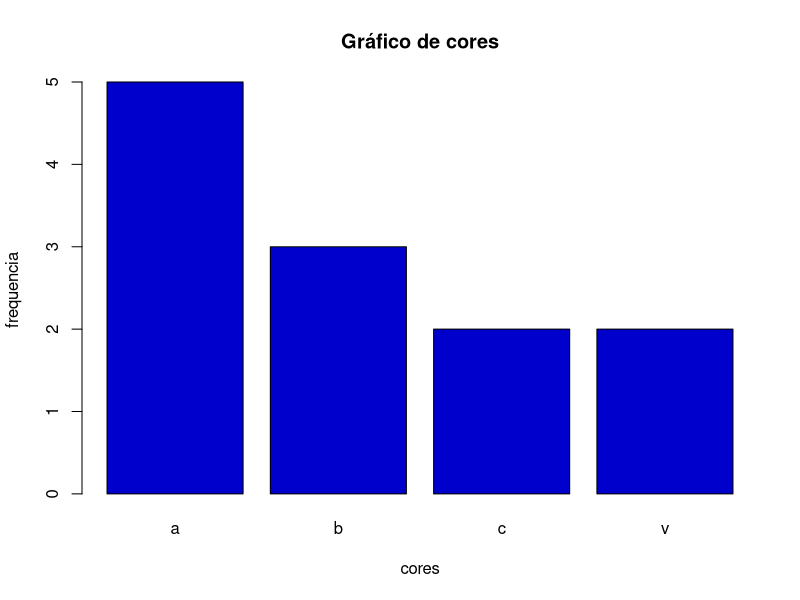

The R source for this figure: (Note: this script raises an error after producing the figure.)
# Gráfico de barras
# é necessário que os dados sejam armazenados em vetores ou matrizes
barplot(table(c("a", "a", "a", "a", "a",
                "b", "b", "b", "c", "c", "v", "v")),
        main = "Gráfico de cores",
        xlab = "cores",
        ylab = "frequencia",
        col = "blue3")

barplot(table(c("a", "a", "a", "a", "a",
                "b", "b", "b", "c", "c", "v", "v")),
        main = "Gráfico de cores",
        xlab = "cores",
        ylab = "frequencia",
        bty = "1",
        col = "blue3",
        horiz = TRUE) # disposição do gráfico na horizontal

prof <- c(1751, 1186, 947, 29)
escola <- c("privada", "estadual", "municipal", "federal")
barplot(prof, names.arg = escola,
        main = "Quantidade de professores",
        xlab = "Instituição",
        ylim = c(0, 2000),
        col = "blue")
# names.arg é um vetor que nomeia as barras(mesmo tamanho do nº de categorias)

# nomear posições através do comando names()
prof <- c(1751, 1186, 947, 29)
names(prof) <- c("privada", "estadual", "municipal", "federal")
barplot(prof,
        main = "Quantidade de professores",
        cex.axis = 1.2, # tamanho dos eixos
        cex.names = 1.2, # tamanho da fonte
        xlab = "Instituição",
        ylim = c(0, 2000),
        col = "violet")
        # cada barra uma cor: col = c("red","green", "yellow", "blue"...)

# gráfico de duas variáveis juntos
alunosprof <- matrix(c(1751, 1186, 947, 29, 25280, 21328, 18432, 280),
                        nrow = 4, ncol = 2)
dimnames(alunosprof) <- list(c("privada", "estadual", "municipal", "federal"),
                            c("professores", "alunos"))
barplot(alunosprof, # trocar as colunas de lugar: alunosprof[,2:1]
        beside = TRUE,
        main = "Distribuição de matrícula de alunos e professores",
        ylab = "numero de matrículas",
        xlab = "matrículas",
        legend.text = rownames(alunosprof))

# BOXPLOT maneira de distribuição dos dados
InsectSprays # conjunto de dados dentro do R
boxplot(count ~ spray, # count é uma função de spray
        data = InsectSprays,
        main = "Boxplot",
        xlab = "Inseticida",
        ylab = "Insetos sobreviventes",
        col = 3)

# Gráficos em setores / pizza - pie(dados, opções)
a <- c(0.12, 0.3, 0.26, 0.16, 0.04, 0.12)
names(a) <- c("a", "b", "c", "d", "e", "f")
pie(a, col = c("red", "blue", "green", "gray", "brown", "pink"),
main = "Gráfico de setores")